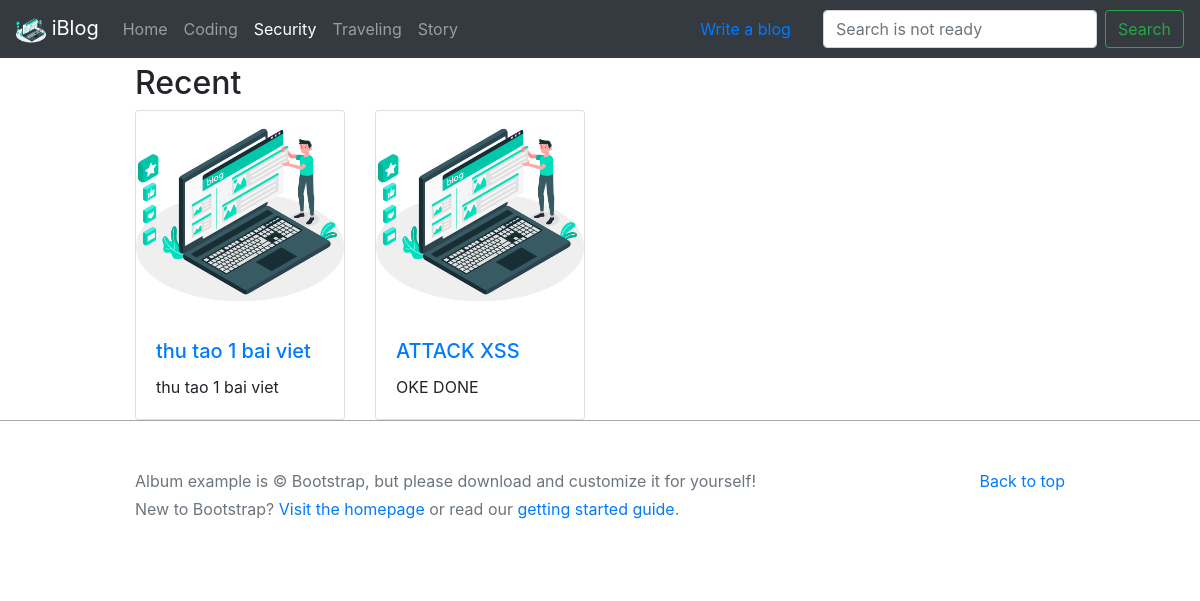
The app's page /category/show/security with its own data.
### tables this page shows
CREATE TABLE `tbl_categories` (
  `id` int NOT NULL AUTO_INCREMENT,
  `name` varchar(45) NOT NULL,
  `slug` varchar(45) NOT NULL,
  `create_at` varchar(45) NOT NULL,
  PRIMARY KEY (`id`)
);

CREATE TABLE `tbl_posts` (
  `id` int NOT NULL AUTO_INCREMENT,
  `id_author` int NOT NULL,
  `id_category` int DEFAULT NULL,
  `title` varchar(255) NOT NULL,
  `slug` varchar(255) NOT NULL,
  `brief` varchar(255) DEFAULT NULL,
  `views` int DEFAULT NULL,
  `img` varchar(255) DEFAULT NULL,
  `content` text,
  `create_at` varchar(45) NOT NULL,
  `update_at` varchar(45) DEFAULT NULL,
  `delete_at` varchar(45) DEFAULT NULL,
  PRIMARY KEY (`id`,`slug`),
  UNIQUE KEY `id_UNIQUE` (`id`),
  UNIQUE KEY `slug_UNIQUE` (`slug`),
  KEY `fk_category_id_idx` (`id_category`),
  KEY `fk_author_id_idx` (`id_author`),
  CONSTRAINT `fk_author_id` FOREIGN KEY (`id_author`) REFERENCES `tbl_users` (`id`),
  CONSTRAINT `fk_category_id` FOREIGN KEY (`id_category`) REFERENCES `tbl_categories` (`id`)
);

### controllers/BaseController.php (called while the page is built, shortened)
<?php
class BaseController
{
    public function callModel($model)
    {
        return new $model;
    }
    public function callView($view, $data = [])
    {
        require_once "./views/layouts/" . $view . ".php";
    }
    public function callController($controller)
    {
        return new $controller;
    }
}

### controllers/CategoryController.php (called while the page is built, shortened)
<?php
class CategoryController extends BaseController
{
    public function show($cat = null)
    {
        $PostModel = $this->callModel("PostModel");
        $posts = $PostModel->listPostCate($cat);
        $this->callView("master1", [
            "page" => "category",
            "data" => [
                "posts" => $posts
            ]
        ]);
    }
    public function getCategories()
    {
        $PostModel = $this->callModel("PostModel");
        return $PostModel->listCategories();
    }
}

### core/app.php (called while the page is built, shortened)
<?php
class App
{
    protected $action = "show";
    function __construct()
    {
        $arr = $this->proceedUrl();
        if (isset($arr[0])) {
            if (file_exists("./controllers/" . ucfirst($arr[0]) . "Controller.php")) {
                unset($arr[0]);
            } else {
                $this->controller = "ErrorController";
                unset($arr[0]);
            }
        }
        $this->controller = new $this->controller;
        if (isset($arr[1]) && method_exists($this->controller, $arr[1])) {
            $this->action = $arr[1];
            unset($arr[1]);
        }
        $this->params = $arr ? array_values($arr) : [];
        call_user_func_array([$this->controller, $this->action], $this->params);
    }
    public function proceedUrl()
    {
        $url = null;
        if (isset($_GET["url"])) {
            $url = strtolower($_GET["url"]);
            $url = explode('/', $url);
        }
        return $url;
    }
}

### index.php (called while the page is built, shortened)
<?php
require_once './core/app.php';
require_once './controllers/BaseController.php';
require_once './models/BaseModel.php';
$myApp = new App();

### models/BaseModel.php (called while the page is built, shortened)
<?php
class BaseModel
{
    protected $servername = "localhost";
    protected $username = "php";
    protected $password = "Uitctf2021?";
    protected $dbname = "db_iblog";
    public function connectMysql()
    {
        $this->conMysql = new mysqli($this->servername, $this->username, $this->password, $this->dbname);
    }
}

### models/PostModel.php (called while the page is built, shortened)
<?php
class PostModel extends BaseModel
{
    public function listCategories()
    {
        $stmt = $this->conMysql->prepare("SELECT * FROM tbl_categories");
        $stmt->execute();
        $result = $stmt->get_result();
        while ($row = $result->fetch_assoc()) {
            $arr[] = [
                'name' => $row['name'],
                'slug' => $row['slug']
            ];
        }
        return $arr;
    }
    public function listPostCate($slug)
    {
        $stmt = $this->conMysql->prepare("SELECT tbl_posts.title, tbl_posts.slug, tbl_posts.brief, tbl_posts.img
        FROM tbl_posts
        INNER JOIN tbl_categories ON tbl_posts.id_category = tbl_categories.id
        WHERE tbl_categories.slug = ? and delete_at is null
        ORDER BY tbl_posts.id DESC");
        $stmt->bind_param("s", $slug);
        $stmt->execute();
        $result = $stmt->get_result();
        if ($result->num_rows) {
            while ($row = $result->fetch_assoc()) {
                $arr[] = [
                    'title' => $row['title'],
                    'slug' => $row['slug'],
                    'brief' => $row['brief'],
                    'img' => $row['img']
                ];
            }
            return $arr;
        }
        return $arr[] = [];
    }
}

### views/pages/category.php (the view)
<div class="container">
    <h2>Recent</h2>
    <div class="row">
        <?php
        if (isset($data["data"])) {
            foreach ($data["data"]["posts"] as $key => $value) {
                echo '<div class="col-sm-3">';
                echo '<div class="card">';
                echo '<img class="card-img-top" src="/assets/public_img/' . $value["img"] . '" alt="Card image cap">';
                echo '<div class="card-body">';
                echo '<a href="/post/show/' . $value['slug'] . '">';
                echo '<h5 class="card-title">' . htmlspecialchars($value["title"]) . '</h5>';
                echo '</a>';
                echo '<p class="card-text">' . htmlspecialchars($value["brief"]) . '</p>';
                echo '</div>';
                echo '</div>';
                echo '</div>';
            }
        }
        ?>
    </div>
</div>

### views/blocks/header.php (shortened to what this page needs)
<?php
$cat = $this->callController('CategoryController');
$cates = $cat->getCategories();
?>
<nav class="navbar fixed-top navbar-expand-lg navbar-dark bg-dark">
    <a class="navbar-brand" href="/">
        <img src="/assets/icon/logo.png" width="30" height="30" alt="">
        iBlog
    </a>
    <div class="collapse navbar-collapse" id="navbarTogglerDemo02">
        <ul class="navbar-nav mr-auto mt-2 mt-lg-0">
            <?php
            if (strpos(strtolower($_SERVER['REQUEST_URI']), 'home') == true) {
                echo '<li class="nav-item active">';
            } else echo '<li class="nav-item">';
            echo '<a class="nav-link" href="/home">Home</a>';
            echo '</li>';
            if ($cates != null) {
                foreach ($cates as $key => $value) {
                    if (strpos(strtolower($_SERVER['REQUEST_URI']), $value['slug']) == true) {
                        echo '<li class="nav-item active">';
                    } else echo '<li class="nav-item">';
                    echo '<a class="nav-link" href="/category/show/' . $value['slug'] . '">' . htmlspecialchars($value['name']) . '</a>';
                    echo '</li>';
                }
            }
            ?>
        </ul>
        <ul class="my-2 my-md-0 mr-md-3">
            <a class="nav-link" href="/dashboard">Write a blog</a>
        </ul>
        <form class="form-inline my-2 my-lg-0">
            <input class="form-control mr-sm-2" name="search" type="search" placeholder="Search is not ready">
            <button class="btn btn-outline-success my-2 my-sm-0" type="submit">Search</button>
        </form>
    </div>
</nav>

### assets/css/style.css (style rules this page uses)
body { padding-top: 4rem; margin-bottom: 6px; }
.container { max-width: 960px; }

### records on screen
tbl_categories: name "Coding"
tbl_categories: name "Security"
tbl_categories: name "Traveling"
tbl_categories: name "Story"
tbl_posts: img (picture), title "thu tao 1 bai viet", brief "thu tao 1 bai viet"
tbl_posts: img (picture), title "ATTACK XSS", brief "OKE DONE"
